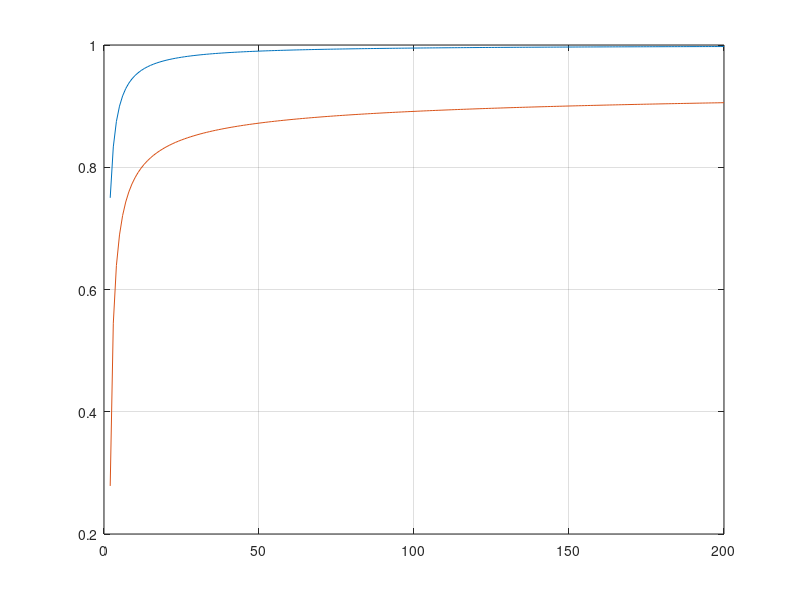

Here is the MATLAB script that generated this plot:
close all
clear
clc

iter=200;
Bk=0.5;
k=2:iter;
y=zeros(iter,1);
y=1-Bk./k;
ymy=1-Bk./log(k);

plot(k,y)
grid on
hold on
plot(k,ymy)